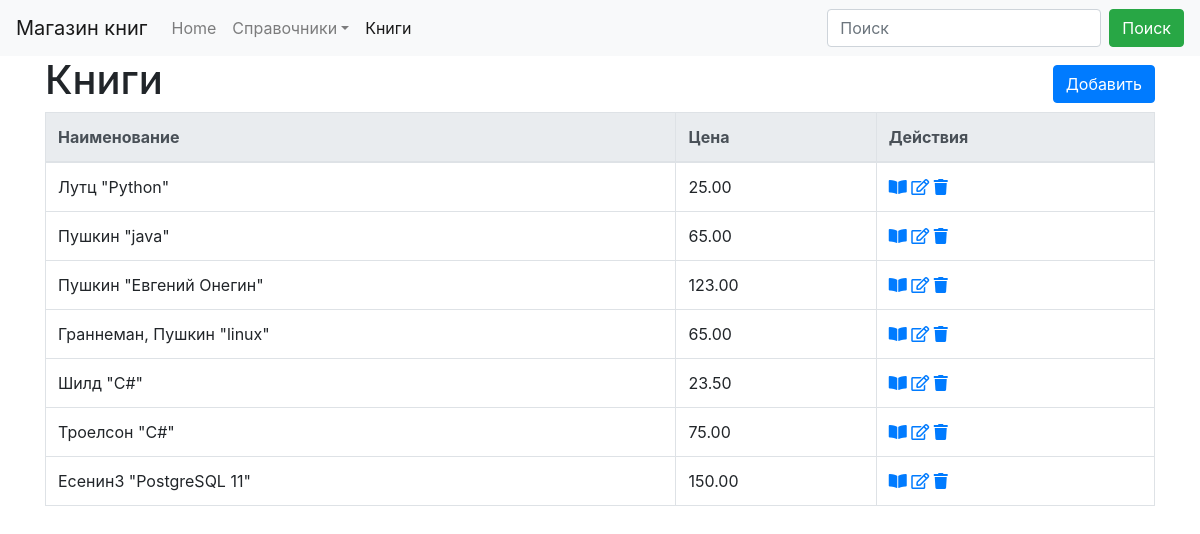
Page /book/ on the earlier database version.
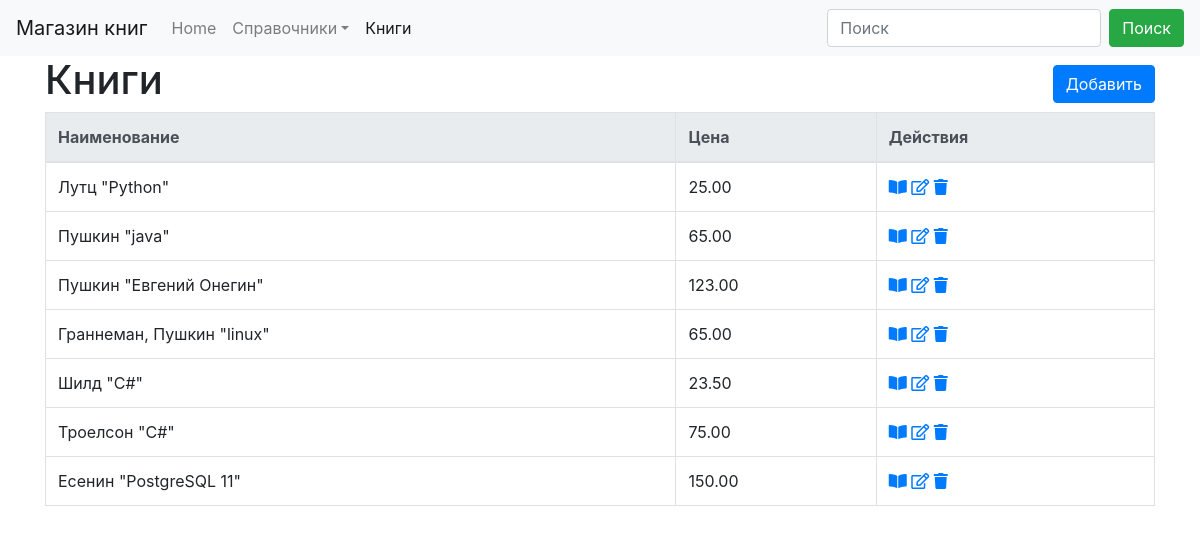
Same page on the later database version.
### goodsapp/models.py (models this page shows, shortened)
class Book(models.Model):
    name = models.CharField("Название книги", max_length=200)
    image_field = models.ImageField("Фото обложки", blank=True, null=True, upload_to='bookimage')
    price = models.DecimalField("Цена (BYN)", max_digits=8, decimal_places=2)
    authors = models.ManyToManyField(referen.Author, verbose_name="Авторы")
    serie = models.ForeignKey(referen.Serie, on_delete=models.PROTECT, verbose_name="Серия", null=True, blank=True)
    jenre = models.ManyToManyField(referen.Jenre, verbose_name="Жанры")
    year_publishing = models.PositiveIntegerField("Год издания")
    count_pages = models.PositiveIntegerField("Количество страниц")
    binding = models.ForeignKey(referen.Binding, on_delete=models.PROTECT, verbose_name="Переплет")
    format_book = models.ForeignKey(referen.FormatBook, on_delete=models.PROTECT, verbose_name="Формат")
    isbn = models.CharField("ISBN", max_length=13)
    weight = models.FloatField("Вес (гр)")
    age_restrictions = models.ForeignKey(referen.AgeRestriction, verbose_name="Возрастные ограничения",
                                         on_delete=models.PROTECT, )
    publisher = models.ForeignKey(referen.PublishingHouse, on_delete=models.PROTECT, verbose_name="Издательство")
    count_books = models.PositiveIntegerField("Количество книг в наличии")
    is_active = models.BooleanField("Активный (доступен для заказа)", default=True)
    rate = models.FloatField("Рейтинг")
    date_create = models.DateTimeField("Дата внесения в каталог", auto_now_add=True, )
    date_update = models.DateTimeField("Дата последнего изменения карточки", auto_now=True)
    def description(self):
        return ', '.join([s.namePublic for s in self.authors.all()]) + " \"" + self.name + "\""
    class Meta:
        verbose_name = "книга"
        verbose_name_plural = "книги"

### dimensionsapp/models.py (models this page shows, shortened)
class Dimension(models.Model):
    name = models.CharField("Наименование", max_length=50, unique=True)
    description = models.TextField("Описание", blank=True, )
    class Meta:
        abstract = True
        ordering = ['name']

class Author(Dimension):
    biography = models.TextField("Биография", blank=True, )
    namePublic = models.CharField("Имя (для покупателя)", max_length=100)
    class Meta(Dimension.Meta):
        verbose_name = 'автор'
        verbose_name_plural = 'авторы'

### goodsapp/views.py (the view)
# urls.py: path('', BookListView.as_view(), name='book_list'),
class BookListView(ListView):
    model = Book
    def get_context_data(self, *, object_list=None, **kwargs):
        context = super().get_context_data(**kwargs)
        if 'search' in self.request.GET.keys() and self.request.GET['search']:
            context['search_string'] = self.request.GET['search']
        return context
    def get_queryset(self):
        queryset = super().get_queryset()
        if 'search' in self.request.GET.keys() and self.request.GET['search']:
            for s in self.request.GET['search'].split():
                queryset = queryset.filter(Q(authors__name__icontains=s) | Q(name__icontains=s))
        return queryset

### goodsapp/templates/goodsapp/book_list.html (shortened to what this page needs)
{% extends 'dimension_list.html' %}
{% block header %}
        <H1>Книги</H1>
{% endblock %}
{% block create_ankor %}{% url 'book_create' %}{% endblock %}
{% block list_header %}
   <th>Наименование</th>
    <th>Цена</th>
{% endblock %}
{% block list_element %}
    <td>{{ object.description }}</td>
    <td>{{  object.price }}</td>
{% endblock %}
{% block  url_view%}{% url 'book_detail' object.pk%}{% endblock %}
{% block  url_edit%}{% url 'book_update' object.pk%}{% endblock %}
{% block  url_delete%}{% url 'book_delete' object.pk%}{% endblock %}
{% block navbar %}
        {% include 'navbar.html' with search_tag="search" active="book"%}
    {% endblock %}

### templates/dimension_list.html (shortened to what this page needs)
{% extends 'base.html' %}
{% load static %}
{% load crispy_forms_tags %}
{% block body %}
    <div class="container">
        <div class="row align-items-center">
            <div class="col-auto">
                {% block header %}{% endblock %}
            </div>
            <div class="col text-right" >
                    {% block create %}
                    <a href="{% block create_ankor %}{{ object_list.model.get_create_url }}{% endblock %}" class="btn btn-primary my-1" >Добавить</a>
                    {% endblock %}
            </div>
        </div>
        <table class="table table-bordered">
            {% block dimension_list %}
                <thead class="thead-light">
                    <tr>
                        {% block list_header %}{% endblock %}
                        <th>Действия</th>
                    </tr>
                </thead>
                <tbody>
                    {% for object in object_list %}
                        <tr>
                        {% block list_element %}{% endblock %}
                            <td>
                                <a href="{% block  url_view%}{{ object.get_detail_url }}{% endblock %}" title="Посмотреть"><i class="fas fa-book-open"></i></a>
                                <a href="{% block  url_edit%}{{ object.get_update_url }}{% endblock %}" title="Править"><i class="far fa-edit"></i></a>
                                <a href="{% block  url_delete%}{{ object.get_delete_url }}{% endblock %}" title="Удалить"><i class="fas fa-trash"></i></a>
                            </td>
                        </tr>
                    {% endfor %}
                </tbody>
            {% endblock %}
        </table>
    </div>
{% endblock body %}

Differences in the rows shown:
changed Book: description "Есенин3 \"PostgreSQL 11\"" → "Есенин \"PostgreSQL 11\""
